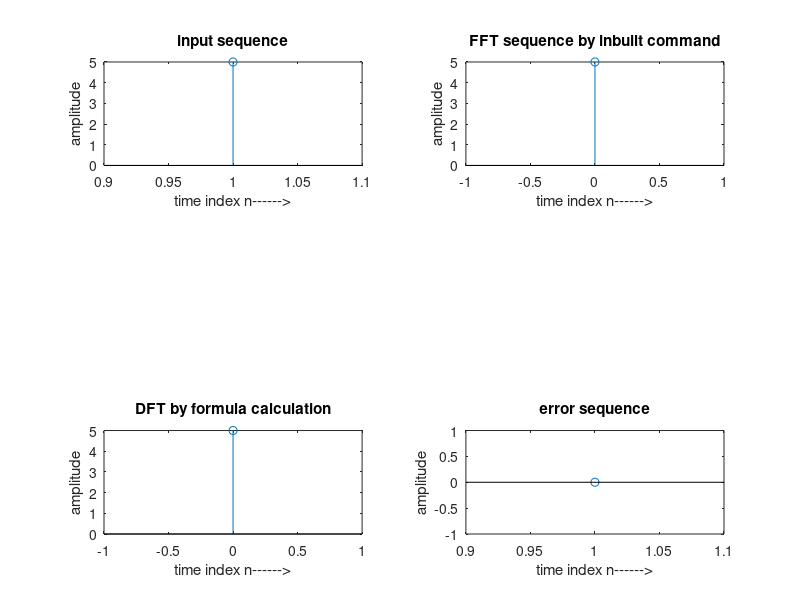

MATLAB code for this plot: (Note: this script raises an error after producing the figure.)
clc;
close all;
clear all;
tic;
fprintf('Date & Time:');
Date= datestr(now);
disp(Date);
%DFT
disp('D.F.T');
a=input('Enter the input sequence:');
n=length(a);
x=fft(a,n);
for k=1:n;
y(k)=0;
for i=1:n
y(k)=y(k)+a(i)*exp((-j)*2*pi*(i-1)*(k-1)*(1/n));
end
end
error=x-y;
disp(x);
disp(y);
disp(error);
subplot(3,2,1);
stem(a);
xlabel('time index n------>');
ylabel('amplitude');
title('input sequence');
subplot(3,2,2);
stem(0:n-1,abs(x));
xlabel('time index n------>');
ylabel('amplitude');
title('FFT sequence by inbuilt command');
subplot(3,2,5);
stem(0:n-1,abs(y));
xlabel('time index n------>');
ylabel('amplitude');
title('DFT by formula calculation');
subplot(3,2,6);
stem(error);
xlabel('time index n------>');
ylabel('amplitude');
title('error sequence');
% Power Spectral Density
P = x.* conj(x) / 512;
f = 1000*(0:256)/512;
figure,plot(f,P(1:257))
title('Frequency content of y');
xlabel('frequency (Hz)');
